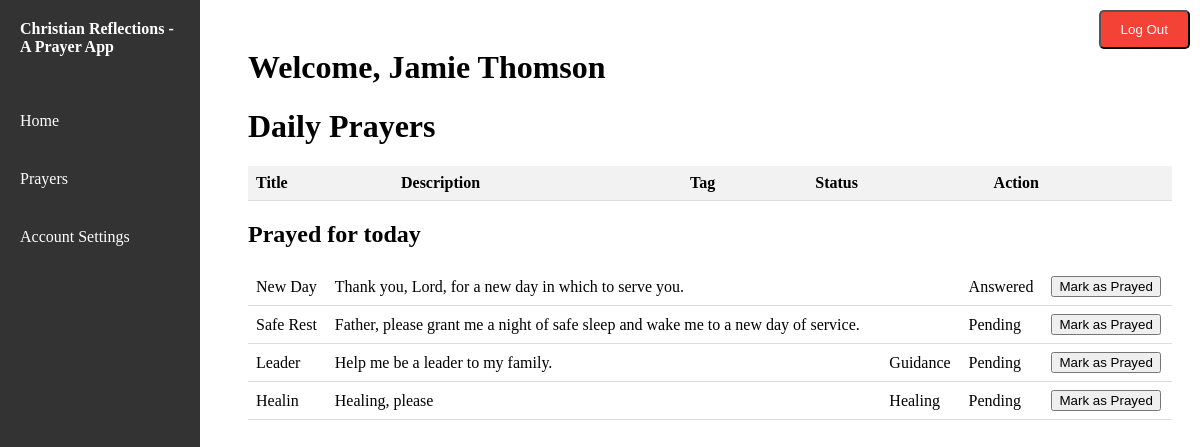
Screenshot of / (signed in) with the database file from the repository.
### app.py (models this page shows, shortened)
class Prayer(db.Model):
    id = db.Column(db.Integer, primary_key=True)
    user_id = db.Column(db.Integer, db.ForeignKey('user.id'), nullable=False)
    title = db.Column(db.String(100),nullable=False)
    description = db.Column(db.Text, nullable=False)
    answered = db.Column(db.Boolean, default=False)
    archived = db.Column(db.Boolean, default=False)
    created_at = db.Column(db.DateTime, default=current_utc_time)
    last_modified = db.Column(db.DateTime, default=current_utc_time, onupdate=current_utc_time)
    answered_at = db.Column(db.DateTime)
    user = db.relationship('User', backref=db.backref('prayers', lazy=True))
    tag = db.relationship('Tag', secondary=prayer_tags, lazy='subquery',
        backref=db.backref('prayers', lazy=True))

class Tag(db.Model):
    __tablename__ = 'tag'
    id = db.Column(db.Integer, primary_key = True)
    name = db.Column(db.String(50), nullable = False)

### app.py (the view)
@app.route('/', methods=['GET'])
def index():
    if 'logged_in' in session and session['logged_in']:
        firstname = session.get('firstname')
        lastname = session.get('lastname')
        user_id = session['user_id']
        user_prayers = Prayer.query.filter_by(user_id=user_id).all()
        filtered_prayers = []
        prayed_today_prayers = []
        for prayer in user_prayers:
            within_seven_days = False
            if prayer.history:
                last_prayed_date = PrayerHistory.query.filter_by(prayer_id=prayer.id).order_by(PrayerHistory.date_prayed.desc()).first().date_prayed.date()
                if last_prayed_date == current_utc_time.date():
                    prayed_today_prayers.append(prayer)
            elif prayer.answered_at:
                answered_at = prayer.answered_at.replace(tzinfo=timezone.utc)
                time_difference = current_utc_time - answered_at
                within_seven_days = time_difference <= timedelta(days=7)
                if not prayer.archived and (not prayer.answered or within_seven_days):
                    filtered_prayers.append(prayer)
        return render_template('index.html', firstname=firstname, lastname=lastname, filtered_prayers = filtered_prayers, prayed_today_prayers=prayed_today_prayers)
    else:
        return render_template('login.html')

### templates/index.html (shortened to what this page needs)
{% extends 'base.html' %}
{% block content %}
    {% if firstname and lastname %}
        <div class="welcome">
            <h1>Welcome, {{firstname}} {{lastname}}</h1>
        </div>
        <h1>Daily Prayers</h1>
        <table class="prayer-table">
            <thead>
                <tr>
                    <th>Title</th>
                    <th>Description</th>
                    <th>Tag</th>
                    <th>Status</th>
                    <th>Action</th>
                </tr>
            </thead>
        </table>
        <h2>Prayed for today</h2>
        <table class="prayer-table">
            <tbody>
                {% for prayer in prayed_today_prayers %}
                    <tr>
                        <td>{{ prayer.title }}</td>
                        <td>{{ prayer.description }}</td>
                        <td>
                            {% for tag in prayer.tag %}
                                {{ tag.name }}
                            {% endfor %}
                        </td>
                        <td>{{ "Answered" if prayer.answered else "Pending" }}</td>
                        <td>
                            <form action="{{url_for('mark_prayed', prayer_id=prayer.id)}}" method="POST" style="display:inline;">
                                <button type="submit">Mark as Prayed</button>
                            </form>
                        </td>
                    </tr>
                {% endfor %}
            </tbody>
        </table>
    {% else %}
        <p>Please log in to access this page.</p>
    {% endif %}
{% endblock %}

### static/styles.css (style rules this page uses)
.welcome { position: relative; }
.prayer-table { width:100%; border-collapse: collapse; margin-top: 20px; }
.prayer-table th, .prayer-table td { padding: 8px; text-align: left; border-bottom: 1px solid #ddd; }
.prayer-table th { background-color: #f2F2F2; }
.prayer-table td:nth-child(2) { white-space: nowrap; overflow: hidden; text-overflow: ellipsis; }

### rows the page displays
Prayer: title "New Day", description "Thank you, Lord, for a new day in which to serve you.", answered "Answered"
Prayer: title "Safe Rest", description "Father, please grant me a night of safe sleep and wake me to a new day of service.", answered "Pending"
Prayer: title "Leader", description "Help me be a leader to my family.", answered "Pending"
Tag: name "Guidance"
Prayer: title "Healin", description "Healing, please", answered "Pending"
Tag: name "Healing"

### other values shown
{{ firstname }} "Jamie"
{{ lastname }} "Thomson"
